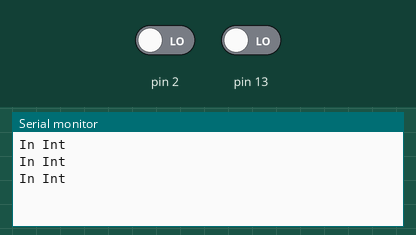
Simulated run of this program. Board: Arduino Uno, built with avr-gcc and run on an emulated ATmega328P. Shown: the last lines printed to the serial monitor. The test bench sets the inputs (shaded band); at power-on: pin 2 LOW, pin 13 LOW.

Above: at 1.2 s.
1.3 s: pin 2 driven HIGH
At 1.46 s:
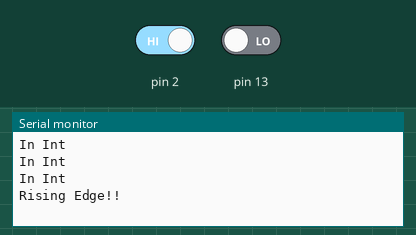
2.8 s: pin 13 driven HIGH
At 2.96 s:
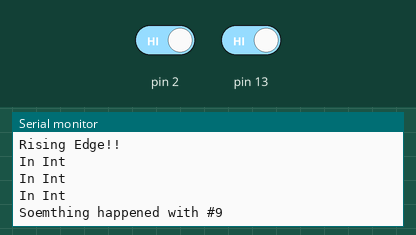

Measured:
- after the input at 1.3 s, the serial monitor: prints a new line at once (image 1)
- after the input at 2.8 s, the serial monitor: prints a new line at once (image 2)

The program:

main.cpp
```cpp
#include <Arduino.h>
//Blink with interrupts
//1 second duty cycle
//Use Timer 3
//Using PD0, INT0 for interrupt
//PB1 is SCK on micro
void setup() {
  // put your setup code here, to run once:
  DDRC |= (1<<7); //Set C7 as an output
  DDRD &= ~(1<<0); // PD0 is an input
  PORTD |= (1<<0);
  Serial.begin(9600);

  //////////////////////////////////////////////////////
  //Timer Setup
  ////////////////////////////////////////////////////////

  TCCR1A=0x00; //Disconnect all pins, simple timer count up to OCR3A
  TCCR1B=0b00001100; //CPS = 256, WG bits set for counter
  TCCR1C=0x0; //All disabled
  OCR1A=31250;// Overflow every 1 second
  TIMSK1=0b00000011; //Enable Overflow interrupt
  ///////////////////////////////////////////////////////

/////////////////////////////////////////////////
//Set up INT0 Interrupt
////////////////////////////////////////////////
//EICRA|=((1<<0)||(1<<1));
EICRA=0b00000001; //Setup INT0 for ANY Edge detection
EIMSK=0b00000001; //Turn on INT0


PCMSK0=0b00100000; //Enable PCINT1
PCICR=0b00000001; //Turn on PCINT0


}
ISR(PCINT0_vect)
{
  Serial.println("Soemthing happened with #9");

}
ISR(TIMER1_COMPA_vect)
{
    Serial.println("In Int");
    PORTC ^= (1<<7);

}
ISR(INT0_vect)
{
   if((PIND & 1) > 0)
    Serial.println("Rising Edge!!");
    else
    Serial.println("Falling Edge");


}
void loop() {
  // put your main code here, to run repeatedly:

}
```
